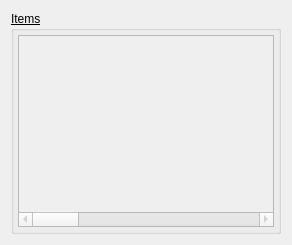
        <widget class="QWidget" name="libraryBrowser">
         <property name="sizePolicy">
          <sizepolicy hsizetype="Expanding" vsizetype="Expanding">
           <horstretch>0</horstretch>
           <verstretch>0</verstretch>
          </sizepolicy>
         </property>
         <attribute name="title">
          <string>Library Browser</string>
         </attribute>
         <layout class="QVBoxLayout" name="verticalLayout_2">
          <item>
           <widget class="QGroupBox" name="groupBox_modelLibrary">
            <property name="sizePolicy">
             <sizepolicy hsizetype="Expanding" vsizetype="Expanding">
              <horstretch>0</horstretch>
              <verstretch>0</verstretch>
             </sizepolicy>
            </property>
            <property name="font">
             <font>
              <underline>true</underline>
             </font>
            </property>
            <property name="title">
             <string>Items</string>
            </property>
            <layout class="QGridLayout" name="gridLayout">
             <property name="leftMargin">
              <number>4</number>
             </property>
             <property name="topMargin">
              <number>4</number>
             </property>
             <property name="rightMargin">
              <number>4</number>
             </property>
             <property name="bottomMargin">
              <number>4</number>
             </property>
             <item row="1" column="1">
              <widget class="QTableWidget" name="tableWidget_sgElementBrowser">
               <property name="font">
                <font>
                 <pointsize>1</pointsize>
                 <underline>true</underline>
                </font>
               </property>
               <property name="contextMenuPolicy">
                <enum>Qt::ActionsContextMenu</enum>
               </property>
               <property name="editTriggers">
                <set>QAbstractItemView::AnyKeyPressed|QAbstractItemView::EditKeyPressed</set>
               </property>
               <property name="dragEnabled">
                <bool>true</bool>
               </property>
               <property name="dragDropOverwriteMode">
                <bool>false</bool>
               </property>
               <property name="dragDropMode">
                <enum>QAbstractItemView::DragDrop</enum>
               </property>
               <property name="defaultDropAction">
                <enum>Qt::LinkAction</enum>
               </property>
               <property name="selectionMode">
                <enum>QAbstractItemView::ExtendedSelection</enum>
               </property>
               <property name="iconSize">
                <size>
                 <width>128</width>
                 <height>128</height>
                </size>
               </property>
               <property name="textElideMode">
                <enum>Qt::ElideRight</enum>
               </property>
               <property name="showGrid">
                <bool>false</bool>
               </property>
               <property name="gridStyle">
                <enum>Qt::NoPen</enum>
               </property>
               <property name="wordWrap">
                <bool>false</bool>
               </property>
               <property name="cornerButtonEnabled">
                <bool>false</bool>
               </property>
               <property name="columnCount">
                <number>5</number>
               </property>
               <attribute name="horizontalHeaderVisible">
                <bool>false</bool>
               </attribute>
               <attribute name="horizontalHeaderCascadingSectionResizes">
                <bool>false</bool>
               </attribute>
               <attribute name="horizontalHeaderMinimumSectionSize">
                <number>128</number>
               </attribute>
               <attribute name="horizontalHeaderDefaultSectionSize">
                <number>128</number>
               </attribute>
               <attribute name="horizontalHeaderHighlightSections">
                <bool>false</bool>
               </attribute>
               <attribute name="horizontalHeaderStretchLastSection">
                <bool>false</bool>
               </attribute>
               <attribute name="verticalHeaderVisible">
                <bool>false</bool>
               </attribute>
               <attribute name="verticalHeaderMinimumSectionSize">
                <number>128</number>
               </attribute>
               <attribute name="verticalHeaderDefaultSectionSize">
                <number>128</number>
               </attribute>
               <attribute name="verticalHeaderStretchLastSection">
                <bool>false</bool>
               </attribute>
               <column>
                <property name="text">
                 <string/>
                </property>
               </column>
               <column>
                <property name="text">
                 <string/>
                </property>
               </column>
               <column>
                <property name="text">
                 <string/>
                </property>
               </column>
               <column>
                <property name="text">
                 <string/>
                </property>
               </column>
               <column>
                <property name="text">
                 <string/>
                </property>
               </column>
              </widget>
             </item>
             <item row="0" column="0" rowspan="2" colspan="2">
              <widget class="QTableWidget" name="tableWidget_sgSearchBrowser">
               <property name="enabled">
                <bool>false</bool>
               </property>
               <property name="font">
                <font>
                 <pointsize>1</pointsize>
                 <underline>true</underline>
                </font>
               </property>
               <property name="contextMenuPolicy">
                <enum>Qt::ActionsContextMenu</enum>
               </property>
               <property name="editTriggers">
                <set>QAbstractItemView::AnyKeyPressed|QAbstractItemView::EditKeyPressed</set>
               </property>
               <property name="showDropIndicator" stdset="0">
                <bool>true</bool>
               </property>
               <property name="dragEnabled">
                <bool>true</bool>
               </property>
               <property name="dragDropOverwriteMode">
                <bool>false</bool>
               </property>
               <property name="dragDropMode">
                <enum>QAbstractItemView::DragDrop</enum>
               </property>
               <property name="defaultDropAction">
                <enum>Qt::LinkAction</enum>
               </property>
               <property name="alternatingRowColors">
                <bool>false</bool>
               </property>
               <property name="selectionMode">
                <enum>QAbstractItemView::ExtendedSelection</enum>
               </property>
               <property name="iconSize">
                <size>
                 <width>128</width>
                 <height>128</height>
                </size>
               </property>
               <property name="textElideMode">
                <enum>Qt::ElideRight</enum>
               </property>
               <property name="showGrid">
                <bool>false</bool>
               </property>
               <property name="gridStyle">
                <enum>Qt::NoPen</enum>
               </property>
               <property name="cornerButtonEnabled">
                <bool>false</bool>
               </property>
               <property name="columnCount">
                <number>5</number>
               </property>
               <attribute name="horizontalHeaderVisible">
                <bool>false</bool>
               </attribute>
               <attribute name="horizontalHeaderMinimumSectionSize">
                <number>128</number>
               </attribute>
               <attribute name="horizontalHeaderDefaultSectionSize">
                <number>128</number>
               </attribute>
               <attribute name="horizontalHeaderHighlightSections">
                <bool>false</bool>
               </attribute>
               <attribute name="horizontalHeaderStretchLastSection">
                <bool>false</bool>
               </attribute>
               <attribute name="verticalHeaderVisible">
                <bool>false</bool>
               </attribute>
               <attribute name="verticalHeaderMinimumSectionSize">
                <number>128</number>
               </attribute>
               <attribute name="verticalHeaderDefaultSectionSize">
                <number>128</number>
               </attribute>
               <column>
                <property name="text">
                 <string/>
                </property>
               </column>
               <column>
                <property name="text">
                 <string/>
                </property>
               </column>
               <column>
                <property name="text">
                 <string/>
                </property>
               </column>
               <column>
                <property name="text">
                 <string/>
                </property>
               </column>
               <column>
                <property name="text">
                 <string/>
                </property>
               </column>
              </widget>
             </item>
            </layout>
           </widget>
          </item>
         </layout>
        </widget>
